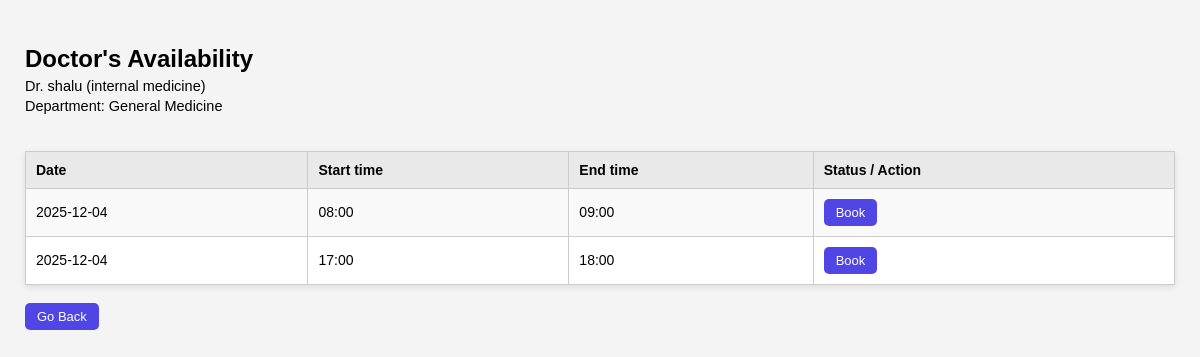
The page /check_availability/5 (signed in) on the database its author committed.
### models.py (models this page shows)
class User(db.Model):
    id = db.Column(db.Integer, primary_key=True, nullable=True)
    name = db.Column(db.String(50), nullable=True)
    email = db.Column(db.String(150), nullable=True)
    password = db.Column(db.String(150), nullable=True)
    role = db.Column(db.String(10), nullable=False)
    contact = db.Column(db.String(100), nullable=True)
    gender = db.Column(db.String(10), nullable=True)
    specialization = db.Column(db.String(100), nullable=True)   # Only filled for doctors
    experience = db.Column(db.Integer, nullable=True)           # Only filled for doctors
    department_id = db.Column(db.Integer, db.ForeignKey('department.id'), nullable=True)
    dob = db.Column(db.Date, nullable=True)
    medical_history = db.Column(db.Text, nullable=True)
    blacklisted = db.Column(db.Boolean, default=False)
    appointments_as_patient = db.relationship(
        'Appointment',
        backref='patient',
        lazy=True,
        foreign_keys='Appointment.patient_id'
    )
    appointments_as_doctor = db.relationship(
        'Appointment',
        backref='doctor',
        lazy=True,
        foreign_keys='Appointment.doctor_id'
    )

class Department(db.Model):
    id = db.Column(db.Integer, primary_key=True)
    name = db.Column(db.String(100), unique=True, nullable=False)
    description = db.Column(db.String(200))
    doctors = db.relationship('User', backref='department', lazy=True)

class Availability(db.Model):
    id = db.Column(db.Integer, primary_key=True)
    doctor_id = db.Column(db.Integer, db.ForeignKey('user.id'), nullable=False)
    date = db.Column(db.Date, nullable=False)
    start_time = db.Column(db.Time, nullable=False)
    end_time = db.Column(db.Time, nullable=False)
    doctor = db.relationship('User', backref='availabilities')

### app.py (the view)
@app.route('/check_availability/<int:doc_id>')
def check_availability(doc_id):
    doctor = User.query.get_or_404(doc_id)
    slots = (Availability.query
             .filter(Availability.doctor_id == doc_id,
                     Availability.date >= date.today())
             .order_by(Availability.date, Availability.start_time)
             .all())
    booked_appointments = (Appointment.query
                           .filter_by(doctor_id=doc_id, status='scheduled')
                           .all())
    booked_keys = set(
        (appt.date,
         appt.time.strftime('%H:%M'))   # time is a datetime.time
        for appt in booked_appointments
    )
    slot_view = []
    for s in slots:
        key = (s.date, s.start_time.strftime('%H:%M'))
        is_booked = key in booked_keys
        slot_view.append({'slot': s, 'is_booked': is_booked})
    return render_template('doctor_availability.html',
                           doctor=doctor,
                           slot_view=slot_view)

### templates/doctor_availability.html (shortened to what this page needs)
<!DOCTYPE html>
<html lang="en">
<head>
    <link rel="stylesheet" href="{{ url_for('static', filename='doctor_availability.css') }}">
</head>
<body>
    <h2>Doctor's Availability</h2>
    <p>Dr. {{ doctor.name }} ({{ doctor.specialization }})</p>
    <p>Department: {{ doctor.department.name }}</p>
    <br>
    <table border="1">
        <tr>
            <th>Date</th>
            <th>Start time</th>
            <th>End time</th>
            <th>Status / Action</th>
        </tr>
        {% for s in slot_view %}
        <tr>
            <td>{{ s.slot.date }}</td>
            <td>{{ s.slot.start_time.strftime('%H:%M') }}</td>
            <td>{{ s.slot.end_time.strftime('%H:%M') }}</td>
            <td>
                {% if s.is_booked %}
                    Booked
                {% else %}
                    <a href="/book_appointment/{{ s.slot.id }}">
                        <button type="button">Book</button>
                    </a>
                {% endif %}
            </td>
        </tr>
        {% else %}
        <tr>
            <td colspan="4">No available slots found.</td>
        </tr>
        {% endfor %}
    </table>
    <br>
    <a href="/department/{{ doctor.department.id }}">
        <button type="button">Go Back</button>
    </a>
</body>
</html>

### static/doctor_availability.css (style rules this page uses)
body { margin: 0; padding: 25px; font-family: Arial, sans-serif; background: #f4f4f4; }
h2 { margin-bottom: 5px; }
p { margin: 4px 0; font-size: 14.5px; }
table { width: 100%; background: white; border-collapse: collapse; margin-top: 15px; box-shadow: 0 2px 6px rgba(0,0,0,0.1); }
th, td { border: 1px solid #ccc; padding: 10px; font-size: 14px; }
th { background: #e9e9e9; text-align: left; }
tr:nth-child(even) { background: #f9f9f9; }
button { padding: 6px 12px; background: #4f46e5; border: none; color: white; border-radius: 5px; cursor: pointer; font-size: 13px; }
a { text-decoration: none; }

### rows shown on the page
User: name "shalu", specialization "internal medicine"
Department: department.name "General Medicine"
Availability: slot "2025-12-04", slot.start_time "08:00", slot.end_time "09:00"
Availability: slot "2025-12-04", slot.start_time "17:00", slot.end_time "18:00"
